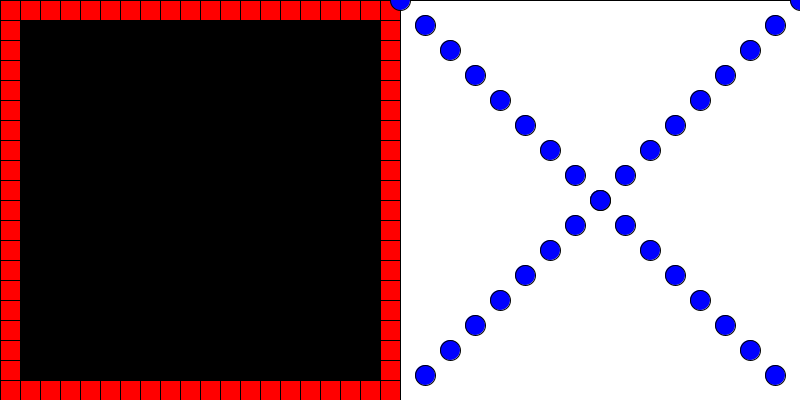
Frame 1 (no input)
Frame 60 (the mouse pressed at the canvas centre just before this capture): identical to frame 1, image omitted
Frame 120 (the mouse held since frame 60 and released just before this capture): identical to frame 1, image omitted

The Processing sketch that drew this single still picture (run headless with seeded random() and noise(); from frame 60 on, the mouse is pressed at the canvas centre):

// Processing sketch: processing_136879
// ── processing_136879.pde

int pos;

void setup()
{ 
  size(800, 400);
}

void draw()
{
  fill(0);
  rectMode(CORNER);
  rect(0, 0, width/2, height);
  
  pos= 0;
  while(pos < width/2)
  {
    fill(255, 0, 0);
    rect(pos, 0, 20, 20);
    rect(0, pos, 20, 20);
    rect(pos, height-20, 20, 20);
    rect(width/2-20, pos, 20, 20);
    pos+=20;
  }
  
  rectMode(CORNER);
  fill(255);
  rect(width/2, 0, width/2, height);
  for(int pos = 0; pos<width/2; pos+=20)
  {
    fill(0, 0, 255);
    ellipse(width-pos, pos, 20, 20);
    ellipse(pos+width/2, pos, 20, 20);
    pos+= 5;
  }
}
